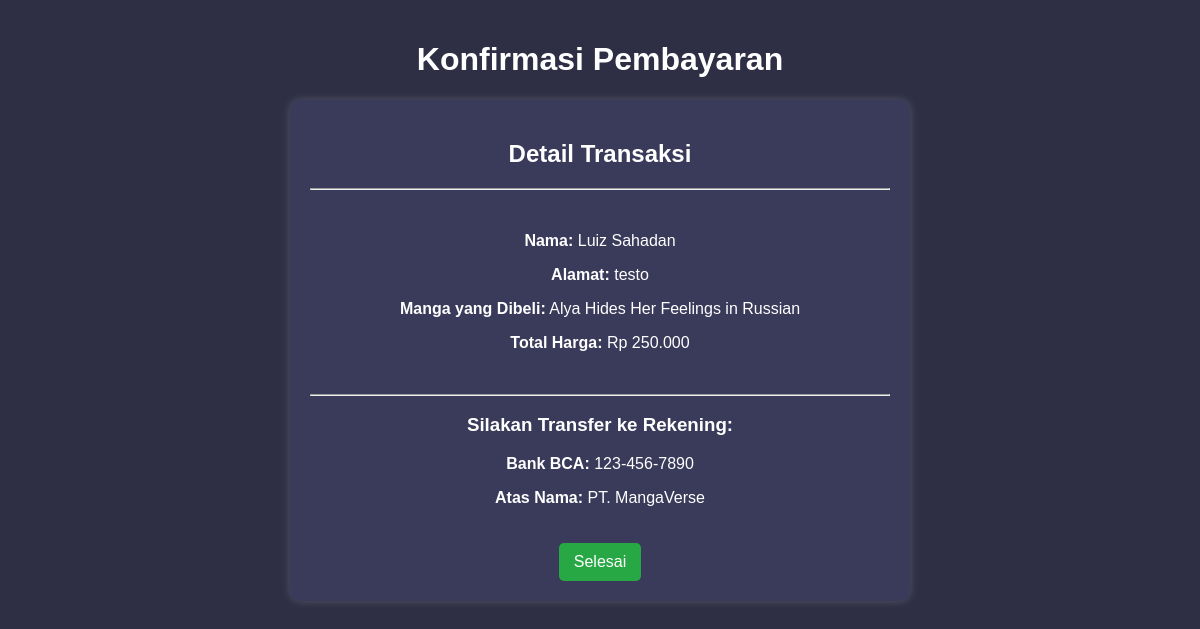
/pembayaran.php?id=1, run on the app's committed database.
### tables this page shows
CREATE TABLE `transaksi` (
  `id` int(11) NOT NULL,
  `nama` varchar(255) NOT NULL,
  `alamat` text NOT NULL,
  `manga_id` int(11) NOT NULL,
  `tanggal_transaksi` timestamp NOT NULL DEFAULT current_timestamp()
);

CREATE TABLE `manga` (
  `id` int(11) NOT NULL,
  `title` varchar(255) DEFAULT NULL,
  `image` varchar(255) DEFAULT NULL,
  `price` int(11) DEFAULT NULL,
  `description` text DEFAULT NULL
);

### pembayaran.php (the view, shortened to what this page needs)
<?php
include 'koneksi/config.php';
$transaksi_id = $_GET['id'];
$query = "SELECT transaksi.id, transaksi.nama, transaksi.alamat, manga.title, manga.price, manga.image
          FROM transaksi
          JOIN manga ON transaksi.manga_id = manga.id
          WHERE transaksi.id = ?";
$stmt = $conn->prepare($query);
$stmt->bind_param("i", $transaksi_id);
$stmt->execute();
$result = $stmt->get_result();
$transaksi = $result->fetch_assoc();
?>
<!DOCTYPE html>
<html lang="id">
<head>
</head>
<body>
    <h1>Konfirmasi Pembayaran</h1>
    <div class="container">
        <h2>Detail Transaksi</h2>
    <hr /> <br />
        <p><strong>Nama:</strong> <?php echo htmlspecialchars($transaksi['nama']); ?></p>
        <p><strong>Alamat:</strong> <?php echo htmlspecialchars($transaksi['alamat']); ?></p>
        <p><strong>Manga yang Dibeli:</strong> <?php echo htmlspecialchars($transaksi['title']); ?></p>
        <p><strong>Total Harga:</strong> Rp <?php echo number_format($transaksi['price'], 0, ',', '.'); ?></p>
<br /><hr />
        <h3>Silakan Transfer ke Rekening:</h3>
        <p><strong>Bank BCA:</strong> 123-456-7890</p>
        <p><strong>Atas Nama:</strong> PT. MangaVerse</p>
        <a href="index.php" class="btn">Selesai</a>
    </div>
</body>
</html>

### pembayaran.php (style rules this page uses)
body { font-family: Arial, sans-serif; background-color: #2e2e44; color: white; text-align: center; margin: 0; padding: 20px; }
.container { background: #3a3a5a; padding: 20px; width: 50%; margin: auto; border-radius: 10px; box-shadow: 0px 0px 10px rgba(255, 255, 255, 0.2); }
.btn { background: #28a745; color: white; padding: 10px 15px; border: none; cursor: pointer; font-size: 16px; border-radius: 5px; text-decoration: none; display: inline-block; margin-top: 20px; }

### data on the page
transaksi: nama "Luiz Sahadan", alamat "testo", manga.title "Alya Hides Her Feelings in Russian", manga.price "250.000"
